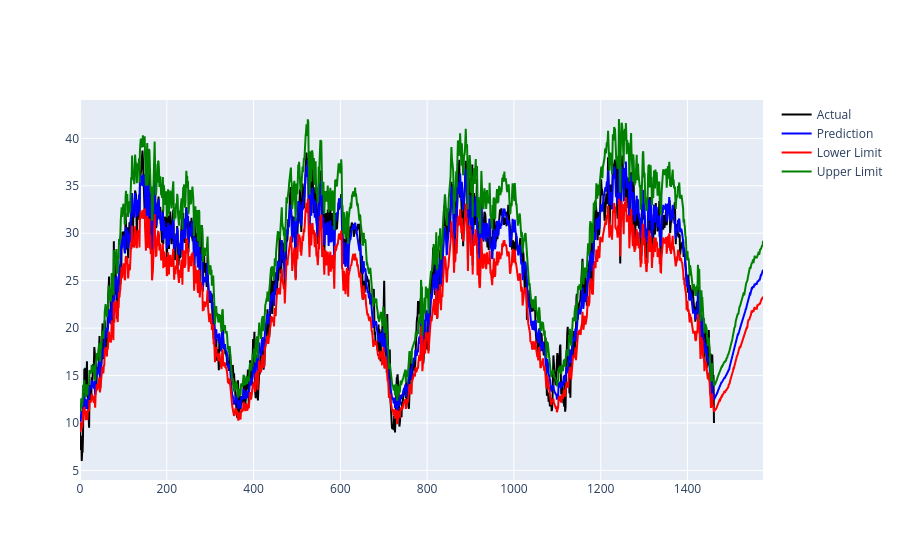

The code cell stored with this chart in its notebook:
### Code cell
# Plot By Plotly
Actual = go.Scatter(y=df['y_orig'], name='Actual', line=dict(color='black'))
Prediction = go.Scatter(y=np.exp(prediction['yhat']), name = 'Prediction', line=dict(color='blue'))
Lower_Limit = go.Scatter(y=np.exp(prediction['yhat_lower']), name = 'Lower Limit', line=dict(color='red'))
Upper_Limit = go.Scatter(y=np.exp(prediction['yhat_upper']), name='Upper Limit', line=dict(color='green'))

fig = go.Figure([Actual, Prediction, Lower_Limit, Upper_Limit])
fig.show();
py.plot([Actual, Prediction, Lower_Limit, Upper_Limit])

### Figure 1 — Plotly figure (JSON) as saved in the notebook; plotly's stock layout.template omitted (floating-point values rounded to 4 significant figures; data arrays with more than 128 entries replaced by an {"elided": "..."} marker saying what was removed)
{"data": [{"line": {"color": "black"}, "name": "Actual", "type": "scatter", "y": {"elided": "1462 float values"}}, {"line": {"color": "blue"}, "name": "Prediction", "type": "scatter", "y": {"elided": "1575 float values"}}, {"line": {"color": "red"}, "name": "Lower Limit", "type": "scatter", "y": {"elided": "1575 float values"}}, {"line": {"color": "green"}, "name": "Upper Limit", "type": "scatter", "y": {"elided": "1575 float values"}}], "layout": {"autosize": true, "xaxis": {"autorange": true, "range": [0, 1574]}, "yaxis": {"autorange": true, "range": [3.998, 44.04], "type": "linear"}}}
